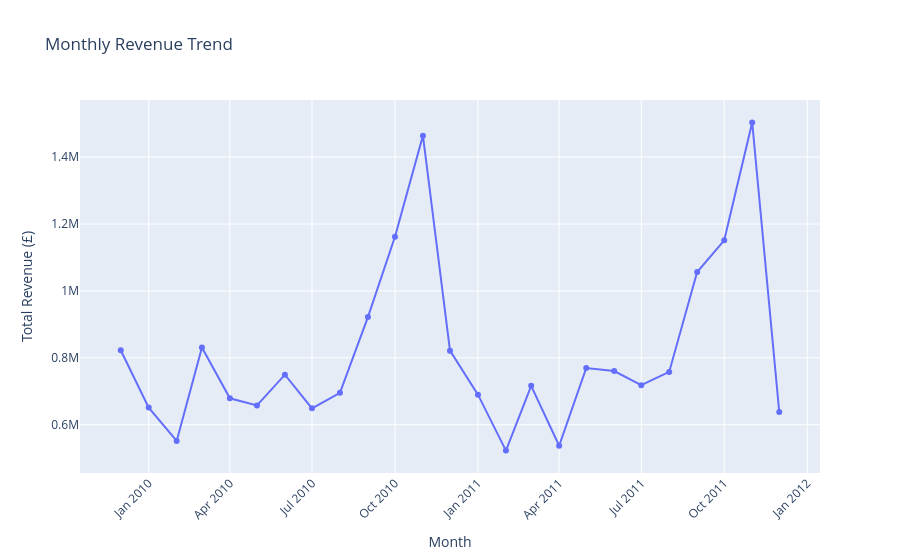

Source (notebook cell):
### Markdown cell above
## 3.2 — Sales Trends

### Code cell
# group by month to see overall revenue trend
monthly_revenue = (
    df.groupby("YearMonth")["TotalPrice"]
    .sum()
    .reset_index()
)

# plotly doesn't like Period type so converting to string
monthly_revenue["YearMonth"] = monthly_revenue["YearMonth"].astype(str)
monthly_revenue["TotalPrice"] = monthly_revenue["TotalPrice"].round(2)

fig_monthly = px.line(
    monthly_revenue,
    x="YearMonth",
    y="TotalPrice",
    title="Monthly Revenue Trend",
    labels={"YearMonth": "Month", "TotalPrice": "Total Revenue (£)"},
    markers=True
)
fig_monthly.update_layout(xaxis_tickangle=-45)
fig_monthly.write_html("reports/figures/monthly_revenue.html")
fig_monthly.show()

### Figure 1 — Plotly figure (JSON) as saved in the notebook; plotly's stock layout.template omitted (floating-point values rounded to 4 significant figures)
{"data": [{"hovertemplate": "Month=%{x}<br>Total Revenue (£)=%{y}<extra></extra>", "legendgroup": "", "line": {"color": "#636efa", "dash": "solid"}, "marker": {"symbol": "circle"}, "mode": "lines+markers", "name": "", "orientation": "v", "showlegend": false, "type": "scatter", "x": ["2009-12", "2010-01", "2010-02", "2010-03", "2010-04", "2010-05", "2010-06", "2010-07", "2010-08", "2010-09", "2010-10", "2010-11", "2010-12", "2011-01", "2011-02", "2011-03", "2011-04", "2011-05", "2011-06", "2011-07", "2011-08", "2011-09", "2011-10", "2011-11", "2011-12"], "xaxis": "x", "y": [822500.0, 651200.0, 551500.0, 830900.0, 678900.0, 657700.0, 749500.0, 648800.0, 695300.0, 921700.0, 1162000.0, 1464000.0, 821500.0, 689800.0, 522500.0, 716200.0, 537000.0, 769300.0, 760500.0, 718100.0, 757800.0, 1056000.0, 1151000.0, 1504000.0, 637800.0], "yaxis": "y"}], "layout": {"legend": {"tracegroupgap": 0}, "title": {"text": "Monthly Revenue Trend"}, "xaxis": {"anchor": "y", "domain": [0, 1], "tickangle": -45, "title": {"text": "Month"}}, "yaxis": {"anchor": "x", "domain": [0, 1], "title": {"text": "Total Revenue (£)"}}}}
